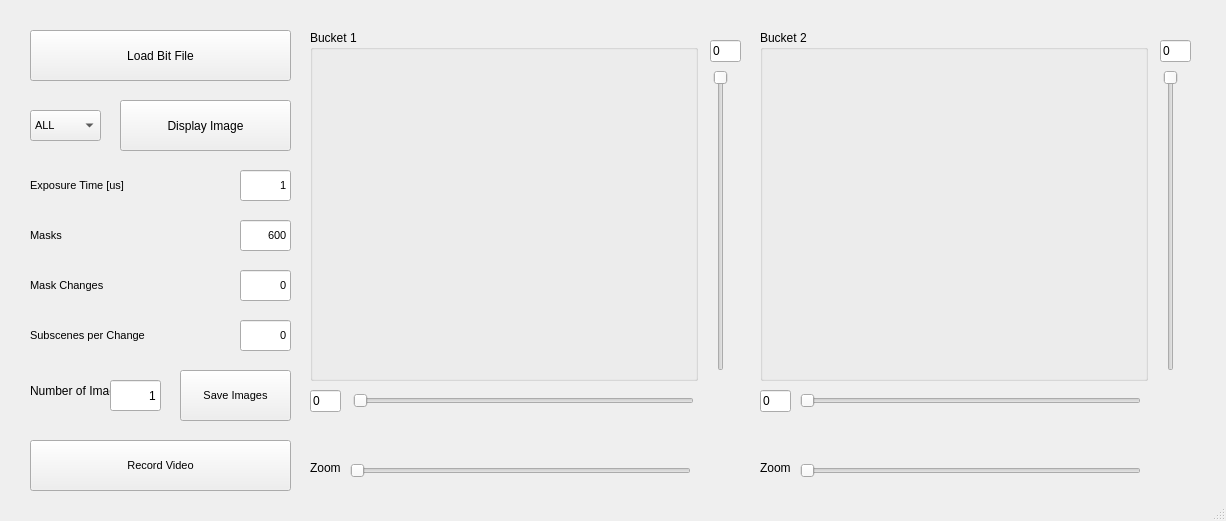
<?xml version="1.0" encoding="UTF-8"?>
<ui version="4.0">
 <class>MainWindow</class>
 <widget class="QMainWindow" name="MainWindow">
  <property name="geometry">
   <rect>
    <x>0</x>
    <y>0</y>
    <width>1226</width>
    <height>521</height>
   </rect>
  </property>
  <property name="windowTitle">
   <string>MBI_GUI</string>
  </property>
  <property name="styleSheet">
   <string notr="true"/>
  </property>
  <widget class="QWidget" name="centralwidget">
   <widget class="QGroupBox" name="groupBox">
    <property name="geometry">
     <rect>
      <x>310</x>
      <y>30</y>
      <width>388</width>
      <height>351</height>
     </rect>
    </property>
    <property name="sizePolicy">
     <sizepolicy hsizetype="Preferred" vsizetype="Preferred">
      <horstretch>0</horstretch>
      <verstretch>0</verstretch>
     </sizepolicy>
    </property>
    <property name="title">
     <string>Bucket 1</string>
    </property>
    <widget class="QWidget" name="ImgWidget1" native="true">
     <property name="geometry">
      <rect>
       <x>10</x>
       <y>20</y>
       <width>368</width>
       <height>320</height>
      </rect>
     </property>
    </widget>
   </widget>
   <widget class="QPushButton" name="DispImage">
    <property name="geometry">
     <rect>
      <x>120</x>
      <y>100</y>
      <width>171</width>
      <height>51</height>
     </rect>
    </property>
    <property name="text">
     <string>Display Image</string>
    </property>
    <property name="checkable">
     <bool>true</bool>
    </property>
   </widget>
   <widget class="QGroupBox" name="groupBox2">
    <property name="geometry">
     <rect>
      <x>760</x>
      <y>30</y>
      <width>388</width>
      <height>351</height>
     </rect>
    </property>
    <property name="sizePolicy">
     <sizepolicy hsizetype="Preferred" vsizetype="Preferred">
      <horstretch>0</horstretch>
      <verstretch>0</verstretch>
     </sizepolicy>
    </property>
    <property name="title">
     <string>Bucket 2</string>
    </property>
    <widget class="QWidget" name="ImgWidget2" native="true">
     <property name="geometry">
      <rect>
       <x>10</x>
       <y>20</y>
       <width>368</width>
       <height>320</height>
      </rect>
     </property>
    </widget>
   </widget>
   <widget class="QSlider" name="Zoom1">
    <property name="geometry">
     <rect>
      <x>350</x>
      <y>460</y>
      <width>341</width>
      <height>22</height>
     </rect>
    </property>
    <property name="minimum">
     <number>1</number>
    </property>
    <property name="maximum">
     <number>20</number>
    </property>
    <property name="singleStep">
     <number>1</number>
    </property>
    <property name="orientation">
     <enum>Qt::Horizontal</enum>
    </property>
   </widget>
   <widget class="QLabel" name="label">
    <property name="geometry">
     <rect>
      <x>310</x>
      <y>460</y>
      <width>31</width>
      <height>16</height>
     </rect>
    </property>
    <property name="text">
     <string>Zoom</string>
    </property>
   </widget>
   <widget class="QSlider" name="Zoom2">
    <property name="geometry">
     <rect>
      <x>800</x>
      <y>460</y>
      <width>341</width>
      <height>22</height>
     </rect>
    </property>
    <property name="minimum">
     <number>1</number>
    </property>
    <property name="maximum">
     <number>20</number>
    </property>
    <property name="singleStep">
     <number>1</number>
    </property>
    <property name="orientation">
     <enum>Qt::Horizontal</enum>
    </property>
   </widget>
   <widget class="QLabel" name="label_2">
    <property name="geometry">
     <rect>
      <x>760</x>
      <y>460</y>
      <width>31</width>
      <height>16</height>
     </rect>
    </property>
    <property name="text">
     <string>Zoom</string>
    </property>
   </widget>
   <widget class="QSlider" name="X1">
    <property name="geometry">
     <rect>
      <x>353</x>
      <y>390</y>
      <width>341</width>
      <height>22</height>
     </rect>
    </property>
    <property name="maximum">
     <number>184</number>
    </property>
    <property name="orientation">
     <enum>Qt::Horizontal</enum>
    </property>
   </widget>
   <widget class="QSlider" name="Y1">
    <property name="geometry">
     <rect>
      <x>710</x>
      <y>70</y>
      <width>22</width>
      <height>301</height>
     </rect>
    </property>
    <property name="layoutDirection">
     <enum>Qt::LeftToRight</enum>
    </property>
    <property name="maximum">
     <number>160</number>
    </property>
    <property name="orientation">
     <enum>Qt::Vertical</enum>
    </property>
    <property name="invertedAppearance">
     <bool>true</bool>
    </property>
   </widget>
   <widget class="QSlider" name="Y2">
    <property name="geometry">
     <rect>
      <x>1160</x>
      <y>70</y>
      <width>22</width>
      <height>301</height>
     </rect>
    </property>
    <property name="layoutDirection">
     <enum>Qt::LeftToRight</enum>
    </property>
    <property name="maximum">
     <number>160</number>
    </property>
    <property name="orientation">
     <enum>Qt::Vertical</enum>
    </property>
    <property name="invertedAppearance">
     <bool>true</bool>
    </property>
   </widget>
   <widget class="QSlider" name="X2">
    <property name="geometry">
     <rect>
      <x>800</x>
      <y>390</y>
      <width>341</width>
      <height>22</height>
     </rect>
    </property>
    <property name="maximum">
     <number>184</number>
    </property>
    <property name="orientation">
     <enum>Qt::Horizontal</enum>
    </property>
   </widget>
   <widget class="QLineEdit" name="X1box">
    <property name="geometry">
     <rect>
      <x>310</x>
      <y>390</y>
      <width>31</width>
      <height>22</height>
     </rect>
    </property>
    <property name="text">
     <string>0</string>
    </property>
   </widget>
   <widget class="QLineEdit" name="X2box">
    <property name="geometry">
     <rect>
      <x>760</x>
      <y>390</y>
      <width>31</width>
      <height>22</height>
     </rect>
    </property>
    <property name="text">
     <string>0</string>
    </property>
   </widget>
   <widget class="QLineEdit" name="Y1box">
    <property name="geometry">
     <rect>
      <x>710</x>
      <y>40</y>
      <width>31</width>
      <height>22</height>
     </rect>
    </property>
    <property name="text">
     <string>0</string>
    </property>
   </widget>
   <widget class="QLineEdit" name="Y2box">
    <property name="geometry">
     <rect>
      <x>1160</x>
      <y>40</y>
      <width>31</width>
      <height>22</height>
     </rect>
    </property>
    <property name="text">
     <string>0</string>
    </property>
   </widget>
   <widget class="QPushButton" name="bitLoad">
    <property name="geometry">
     <rect>
      <x>30</x>
      <y>30</y>
      <width>261</width>
      <height>51</height>
     </rect>
    </property>
    <property name="text">
     <string>Load Bit File</string>
    </property>
   </widget>
   <widget class="QComboBox" name="DispType">
    <property name="geometry">
     <rect>
      <x>30</x>
      <y>110</y>
      <width>71</width>
      <height>31</height>
     </rect>
    </property>
    <property name="font">
     <font>
      <pointsize>8</pointsize>
     </font>
    </property>
    <item>
     <property name="text">
      <string>ALL</string>
     </property>
    </item>
    <item>
     <property name="text">
      <string>CEP</string>
     </property>
    </item>
    <item>
     <property name="text">
      <string>CEP-TOF</string>
     </property>
    </item>
   </widget>
   <widget class="QLabel" name="maskslabel">
    <property name="geometry">
     <rect>
      <x>30</x>
      <y>220</y>
      <width>181</width>
      <height>31</height>
     </rect>
    </property>
    <property name="font">
     <font>
      <pointsize>8</pointsize>
     </font>
    </property>
    <property name="text">
     <string>Masks</string>
    </property>
   </widget>
   <widget class="QLabel" name="maskschangeslabel">
    <property name="geometry">
     <rect>
      <x>30</x>
      <y>270</y>
      <width>181</width>
      <height>31</height>
     </rect>
    </property>
    <property name="font">
     <font>
      <pointsize>8</pointsize>
     </font>
    </property>
    <property name="text">
     <string>Mask Changes</string>
    </property>
   </widget>
   <widget class="QLineEdit" name="SubChange">
    <property name="geometry">
     <rect>
      <x>240</x>
      <y>320</y>
      <width>51</width>
      <height>31</height>
     </rect>
    </property>
    <property name="font">
     <font>
      <pointsize>8</pointsize>
     </font>
    </property>
    <property name="text">
     <string>0</string>
    </property>
    <property name="alignment">
     <set>Qt::AlignRight|Qt::AlignTrailing|Qt::AlignVCenter</set>
    </property>
   </widget>
   <widget class="QLabel" name="exposurelabel">
    <property name="geometry">
     <rect>
      <x>30</x>
      <y>170</y>
      <width>191</width>
      <height>31</height>
     </rect>
    </property>
    <property name="font">
     <font>
      <pointsize>8</pointsize>
     </font>
    </property>
    <property name="text">
     <string>Exposure Time [us]</string>
    </property>
   </widget>
   <widget class="QLineEdit" name="Masks">
    <property name="geometry">
     <rect>
      <x>240</x>
      <y>220</y>
      <width>51</width>
      <height>31</height>
     </rect>
    </property>
    <property name="font">
     <font>
      <pointsize>8</pointsize>
     </font>
    </property>
    <property name="text">
     <string>600</string>
    </property>
    <property name="alignment">
     <set>Qt::AlignRight|Qt::AlignTrailing|Qt::AlignVCenter</set>
    </property>
   </widget>
   <widget class="QLineEdit" name="MaskChanges">
    <property name="geometry">
     <rect>
      <x>240</x>
      <y>270</y>
      <width>51</width>
      <height>31</height>
     </rect>
    </property>
    <property name="font">
     <font>
      <pointsize>8</pointsize>
     </font>
    </property>
    <property name="text">
     <string>0</string>
    </property>
    <property name="alignment">
     <set>Qt::AlignRight|Qt::AlignTrailing|Qt::AlignVCenter</set>
    </property>
   </widget>
   <widget class="QLineEdit" name="Exposure">
    <property name="geometry">
     <rect>
      <x>240</x>
      <y>170</y>
      <width>51</width>
      <height>31</height>
     </rect>
    </property>
    <property name="font">
     <font>
      <pointsize>8</pointsize>
     </font>
    </property>
    <property name="text">
     <string>1</string>
    </property>
    <property name="alignment">
     <set>Qt::AlignRight|Qt::AlignTrailing|Qt::AlignVCenter</set>
    </property>
   </widget>
   <widget class="QLabel" name="maskschangeslabel_2">
    <property name="geometry">
     <rect>
      <x>30</x>
      <y>320</y>
      <width>191</width>
      <height>31</height>
     </rect>
    </property>
    <property name="font">
     <font>
      <pointsize>8</pointsize>
     </font>
    </property>
    <property name="text">
     <string>Subscenes per Change</string>
    </property>
   </widget>
   <widget class="QPushButton" name="SaveImages">
    <property name="geometry">
     <rect>
      <x>180</x>
      <y>370</y>
      <width>111</width>
      <height>51</height>
     </rect>
    </property>
    <property name="font">
     <font>
      <pointsize>8</pointsize>
     </font>
    </property>
    <property name="text">
     <string>Save Images</string>
    </property>
   </widget>
   <widget class="QLabel" name="label_3">
    <property name="geometry">
     <rect>
      <x>30</x>
      <y>360</y>
      <width>101</width>
      <height>61</height>
     </rect>
    </property>
    <property name="text">
     <string>Number of Images</string>
    </property>
    <property name="wordWrap">
     <bool>true</bool>
    </property>
   </widget>
   <widget class="QLineEdit" name="NumImages">
    <property name="geometry">
     <rect>
      <x>110</x>
      <y>380</y>
      <width>51</width>
      <height>31</height>
     </rect>
    </property>
    <property name="text">
     <string>1</string>
    </property>
    <property name="alignment">
     <set>Qt::AlignRight|Qt::AlignTrailing|Qt::AlignVCenter</set>
    </property>
   </widget>
   <widget class="QPushButton" name="RecVideo">
    <property name="geometry">
     <rect>
      <x>30</x>
      <y>440</y>
      <width>261</width>
      <height>51</height>
     </rect>
    </property>
    <property name="font">
     <font>
      <pointsize>8</pointsize>
     </font>
    </property>
    <property name="text">
     <string>Record Video</string>
    </property>
    <property name="checkable">
     <bool>true</bool>
    </property>
   </widget>
  </widget>
  <widget class="QStatusBar" name="statusbar"/>
 </widget>
 <resources/>
 <connections/>
</ui>
